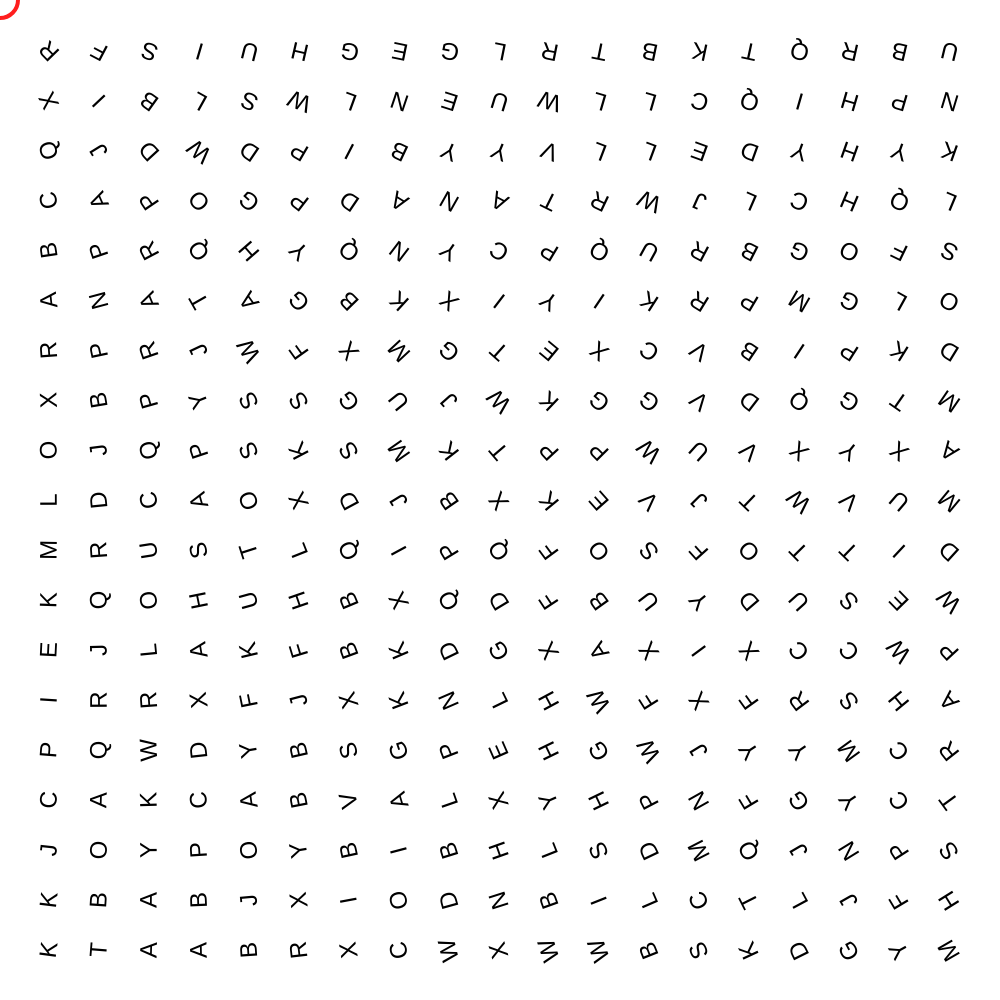
Frame 1 (no input)
Frame 60 (no input): identical to frame 1, image omitted
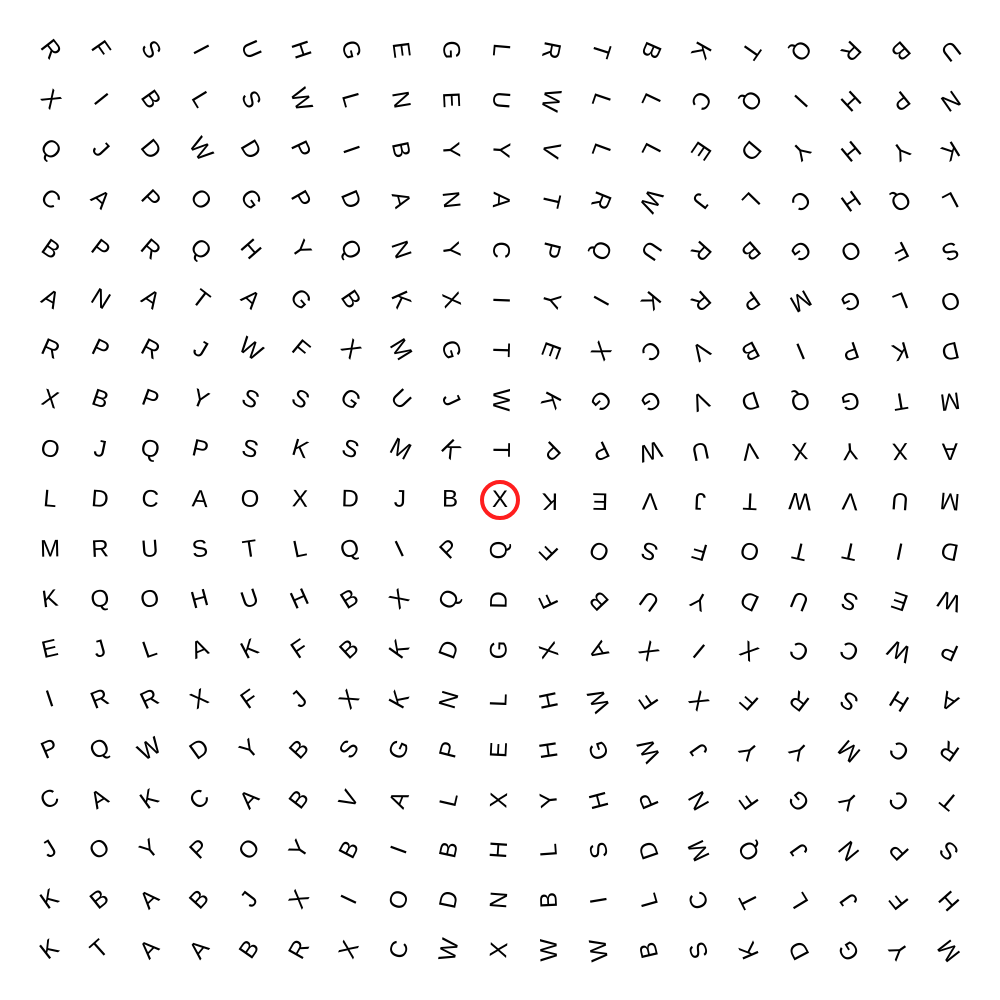
Frame 120 (the mouse pressed at the canvas centre since frame 60)

The p5.js sketch that drew these frames (run headless with seeded random() and noise() and a simulated clock; from frame 60 on, the mouse is pressed at the canvas centre):

// p5.js sketch
// ── sketch.js
let numX = 19;
let numY = 19;

let t = create2Darray(numX, numY);

function setup() {
	createCanvas(1000, 1000);
	stroke(255, 30, 30);
	strokeWeight(4);
	textSize(24);
	textAlign(CENTER, CENTER);
	
	for (let y = 0; y < numY; y++) {
		for (let x = 0; x < numX; x++) {
			t[x][y] = str(char(int(random(65, 90))));
		}
	}
}

function draw() {
	background(255);
	noFill();
	circle(mouseX, mouseY, 36);
	
	fill(0);
	for (let y = 0; y < numY; y++) {
		for (let x = 0; x < numX; x++) {
			let posX = 50 * (x + 1);
			let posY = 50 * (y + 1);
			
			push();
			noStroke();
			translate(posX, posY);
			rotate(atan2(mouseY-posY, mouseX-posX) + radians(dist(mouseX, mouseY, posX, posY) / 90));
			text(t[x][y], 0, 0);
			pop();
		}
	}
}

function create2Darray(rows, columns) {
	let arr = new Array(rows);
	for (let i = 0; i < rows; i++) {
		arr[i] = new Array(columns);
	}
	return arr;
}
// ── style.css
body {
  margin: 0 auto;
}

.title {
  text-align: center;
}
